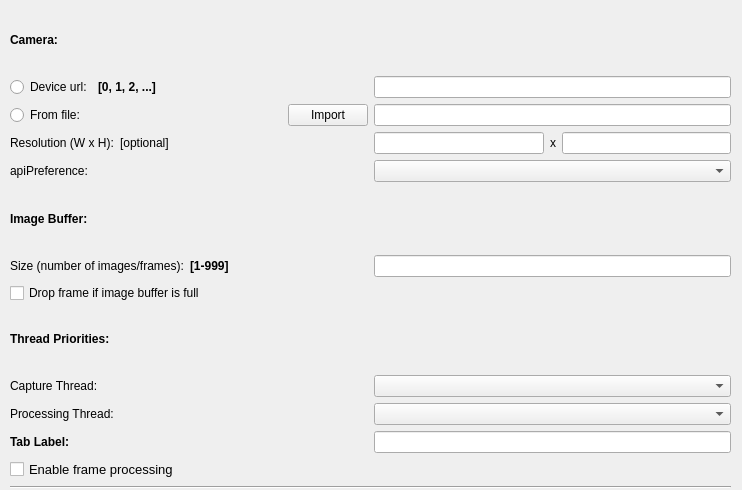
<?xml version="1.0" encoding="UTF-8"?>
<ui version="4.0">
 <class>CameraConnectDialog</class>
 <widget class="QDialog" name="CameraConnectDialog">
  <property name="geometry">
   <rect>
    <x>0</x>
    <y>0</y>
    <width>742</width>
    <height>490</height>
   </rect>
  </property>
  <property name="minimumSize">
   <size>
    <width>742</width>
    <height>490</height>
   </size>
  </property>
  <property name="maximumSize">
   <size>
    <width>742</width>
    <height>490</height>
   </size>
  </property>
  <property name="windowTitle">
   <string>Connect to Camera</string>
  </property>
  <widget class="QWidget" name="layoutWidget">
   <property name="geometry">
    <rect>
     <x>10</x>
     <y>10</y>
     <width>721</width>
     <height>507</height>
    </rect>
   </property>
   <layout class="QVBoxLayout" name="verticalLayout_4">
    <item>
     <layout class="QVBoxLayout" name="verticalLayout_3">
      <item>
       <widget class="QLabel" name="label_1">
        <property name="font">
         <font>
          <pointsize>9</pointsize>
          <weight>75</weight>
          <bold>true</bold>
         </font>
        </property>
        <property name="text">
         <string>Camera:</string>
        </property>
       </widget>
      </item>
      <item>
       <layout class="QHBoxLayout" name="horizontalLayout_2" stretch="1,1">
        <item>
         <layout class="QHBoxLayout" name="horizontalLayout_12">
          <item>
           <widget class="QRadioButton" name="deviceUrlRadioButton">
            <property name="text">
             <string>Device url:</string>
            </property>
           </widget>
          </item>
          <item>
           <widget class="QLabel" name="label_10">
            <property name="font">
             <font>
              <weight>75</weight>
              <bold>true</bold>
             </font>
            </property>
            <property name="text">
             <string>[0, 1, 2, ...]</string>
            </property>
           </widget>
          </item>
          <item>
           <spacer name="horizontalSpacer_2">
            <property name="orientation">
             <enum>Qt::Horizontal</enum>
            </property>
            <property name="sizeHint" stdset="0">
             <size>
              <width>40</width>
              <height>20</height>
             </size>
            </property>
           </spacer>
          </item>
         </layout>
        </item>
        <item>
         <widget class="QLineEdit" name="deviceUrlEdit">
          <property name="enabled">
           <bool>true</bool>
          </property>
         </widget>
        </item>
       </layout>
      </item>
      <item>
       <layout class="QHBoxLayout" name="horizontalLayout_9" stretch="1,1">
        <item>
         <layout class="QHBoxLayout" name="horizontalLayout_10">
          <item>
           <widget class="QRadioButton" name="filenameRadioButton">
            <property name="text">
             <string>From file:</string>
            </property>
           </widget>
          </item>
          <item>
           <spacer name="horizontalSpacer">
            <property name="orientation">
             <enum>Qt::Horizontal</enum>
            </property>
            <property name="sizeHint" stdset="0">
             <size>
              <width>40</width>
              <height>20</height>
             </size>
            </property>
           </spacer>
          </item>
          <item>
           <widget class="QPushButton" name="importFilePushButton">
            <property name="text">
             <string>Import</string>
            </property>
           </widget>
          </item>
         </layout>
        </item>
        <item>
         <widget class="QLineEdit" name="filenameEdit"/>
        </item>
       </layout>
      </item>
      <item>
       <layout class="QHBoxLayout" name="horizontalLayout_8" stretch="1,1">
        <item>
         <layout class="QHBoxLayout" name="horizontalLayout_13">
          <item>
           <widget class="QLabel" name="label_11">
            <property name="text">
             <string>Resolution (W x H):</string>
            </property>
           </widget>
          </item>
          <item>
           <widget class="QLabel" name="label_12">
            <property name="text">
             <string>[optional]</string>
            </property>
           </widget>
          </item>
          <item>
           <spacer name="horizontalSpacer_4">
            <property name="orientation">
             <enum>Qt::Horizontal</enum>
            </property>
            <property name="sizeHint" stdset="0">
             <size>
              <width>40</width>
              <height>20</height>
             </size>
            </property>
           </spacer>
          </item>
         </layout>
        </item>
        <item>
         <layout class="QHBoxLayout" name="horizontalLayout_14">
          <item>
           <widget class="QLineEdit" name="resWEdit">
            <property name="enabled">
             <bool>true</bool>
            </property>
            <property name="font">
             <font>
              <pointsize>9</pointsize>
              <weight>50</weight>
              <italic>false</italic>
              <bold>false</bold>
             </font>
            </property>
           </widget>
          </item>
          <item>
           <widget class="QLabel" name="label_13">
            <property name="text">
             <string>x</string>
            </property>
           </widget>
          </item>
          <item>
           <widget class="QLineEdit" name="resHEdit">
            <property name="enabled">
             <bool>true</bool>
            </property>
            <property name="font">
             <font>
              <pointsize>9</pointsize>
              <weight>50</weight>
              <italic>false</italic>
              <bold>false</bold>
             </font>
            </property>
           </widget>
          </item>
         </layout>
        </item>
       </layout>
      </item>
      <item>
       <layout class="QHBoxLayout" name="horizontalLayout_6">
        <item>
         <widget class="QLabel" name="label">
          <property name="text">
           <string>apiPreference:</string>
          </property>
         </widget>
        </item>
        <item>
         <widget class="QComboBox" name="apiPreferenceComboBox"/>
        </item>
       </layout>
      </item>
      <item>
       <widget class="QLabel" name="label_3">
        <property name="font">
         <font>
          <pointsize>9</pointsize>
          <weight>75</weight>
          <bold>true</bold>
         </font>
        </property>
        <property name="text">
         <string>Image Buffer:</string>
        </property>
       </widget>
      </item>
      <item>
       <layout class="QHBoxLayout" name="horizontalLayout" stretch="1,1">
        <item>
         <layout class="QHBoxLayout" name="horizontalLayout_11">
          <item>
           <widget class="QLabel" name="label_2">
            <property name="font">
             <font>
              <pointsize>9</pointsize>
              <weight>50</weight>
              <bold>false</bold>
             </font>
            </property>
            <property name="text">
             <string>Size (number of images/frames):</string>
            </property>
           </widget>
          </item>
          <item>
           <widget class="QLabel" name="label_4">
            <property name="font">
             <font>
              <weight>75</weight>
              <bold>true</bold>
             </font>
            </property>
            <property name="text">
             <string>[1-999]</string>
            </property>
           </widget>
          </item>
          <item>
           <spacer name="horizontalSpacer_3">
            <property name="orientation">
             <enum>Qt::Horizontal</enum>
            </property>
            <property name="sizeHint" stdset="0">
             <size>
              <width>40</width>
              <height>20</height>
             </size>
            </property>
           </spacer>
          </item>
         </layout>
        </item>
        <item>
         <widget class="QLineEdit" name="imageBufferSizeEdit">
          <property name="font">
           <font>
            <pointsize>9</pointsize>
           </font>
          </property>
         </widget>
        </item>
       </layout>
      </item>
      <item>
       <widget class="QCheckBox" name="dropFrameCheckBox">
        <property name="font">
         <font>
          <pointsize>9</pointsize>
         </font>
        </property>
        <property name="text">
         <string>Drop frame if image buffer is full</string>
        </property>
       </widget>
      </item>
      <item>
       <widget class="QLabel" name="label_5">
        <property name="font">
         <font>
          <pointsize>9</pointsize>
          <weight>75</weight>
          <bold>true</bold>
         </font>
        </property>
        <property name="text">
         <string>Thread Priorities:</string>
        </property>
       </widget>
      </item>
      <item>
       <layout class="QHBoxLayout" name="horizontalLayout_3">
        <item>
         <layout class="QVBoxLayout" name="verticalLayout">
          <item>
           <widget class="QLabel" name="label_6">
            <property name="font">
             <font>
              <pointsize>9</pointsize>
              <weight>50</weight>
              <bold>false</bold>
             </font>
            </property>
            <property name="text">
             <string>Capture Thread:</string>
            </property>
           </widget>
          </item>
          <item>
           <widget class="QLabel" name="label_7">
            <property name="font">
             <font>
              <pointsize>9</pointsize>
              <weight>50</weight>
              <bold>false</bold>
             </font>
            </property>
            <property name="text">
             <string>Processing Thread:</string>
            </property>
           </widget>
          </item>
         </layout>
        </item>
        <item>
         <layout class="QVBoxLayout" name="verticalLayout_2">
          <item>
           <widget class="QComboBox" name="capturePrioComboBox">
            <property name="font">
             <font>
              <pointsize>9</pointsize>
             </font>
            </property>
           </widget>
          </item>
          <item>
           <widget class="QComboBox" name="processingPrioComboBox">
            <property name="font">
             <font>
              <pointsize>9</pointsize>
             </font>
            </property>
           </widget>
          </item>
         </layout>
        </item>
       </layout>
      </item>
      <item>
       <layout class="QHBoxLayout" name="horizontalLayout_5" stretch="1,1">
        <item>
         <widget class="QLabel" name="label_8">
          <property name="font">
           <font>
            <pointsize>9</pointsize>
            <weight>75</weight>
            <bold>true</bold>
           </font>
          </property>
          <property name="text">
           <string>Tab Label:</string>
          </property>
         </widget>
        </item>
        <item>
         <widget class="QLineEdit" name="tabLabelEdit">
          <property name="font">
           <font>
            <pointsize>9</pointsize>
           </font>
          </property>
         </widget>
        </item>
       </layout>
      </item>
      <item>
       <layout class="QHBoxLayout" name="horizontalLayout_7">
        <item>
         <widget class="QCheckBox" name="enableFrameProcessingCheckBox">
          <property name="font">
           <font>
            <pointsize>10</pointsize>
           </font>
          </property>
          <property name="text">
           <string>Enable frame processing</string>
          </property>
         </widget>
        </item>
       </layout>
      </item>
     </layout>
    </item>
    <item>
     <widget class="Line" name="line">
      <property name="orientation">
       <enum>Qt::Horizontal</enum>
      </property>
     </widget>
    </item>
    <item>
     <layout class="QHBoxLayout" name="horizontalLayout_4">
      <item>
       <widget class="QPushButton" name="resetToDefaultsPushButton">
        <property name="text">
         <string>Reset to Defaults</string>
        </property>
       </widget>
      </item>
      <item>
       <widget class="QDialogButtonBox" name="okCancelBox">
        <property name="orientation">
         <enum>Qt::Horizontal</enum>
        </property>
        <property name="standardButtons">
         <set>QDialogButtonBox::Cancel|QDialogButtonBox::Ok</set>
        </property>
       </widget>
      </item>
     </layout>
    </item>
   </layout>
  </widget>
 </widget>
 <tabstops>
  <tabstop>deviceUrlRadioButton</tabstop>
  <tabstop>deviceUrlEdit</tabstop>
  <tabstop>filenameEdit</tabstop>
  <tabstop>resWEdit</tabstop>
  <tabstop>resHEdit</tabstop>
  <tabstop>apiPreferenceComboBox</tabstop>
  <tabstop>imageBufferSizeEdit</tabstop>
  <tabstop>dropFrameCheckBox</tabstop>
  <tabstop>capturePrioComboBox</tabstop>
  <tabstop>processingPrioComboBox</tabstop>
  <tabstop>tabLabelEdit</tabstop>
  <tabstop>enableFrameProcessingCheckBox</tabstop>
  <tabstop>resetToDefaultsPushButton</tabstop>
 </tabstops>
 <resources/>
 <connections>
  <connection>
   <sender>okCancelBox</sender>
   <signal>accepted()</signal>
   <receiver>CameraConnectDialog</receiver>
   <slot>accept()</slot>
   <hints>
    <hint type="sourcelabel">
     <x>430</x>
     <y>474</y>
    </hint>
    <hint type="destinationlabel">
     <x>204</x>
     <y>159</y>
    </hint>
   </hints>
  </connection>
  <connection>
   <sender>okCancelBox</sender>
   <signal>rejected()</signal>
   <receiver>CameraConnectDialog</receiver>
   <slot>reject()</slot>
   <hints>
    <hint type="sourcelabel">
     <x>430</x>
     <y>474</y>
    </hint>
    <hint type="destinationlabel">
     <x>204</x>
     <y>159</y>
    </hint>
   </hints>
  </connection>
 </connections>
</ui>
